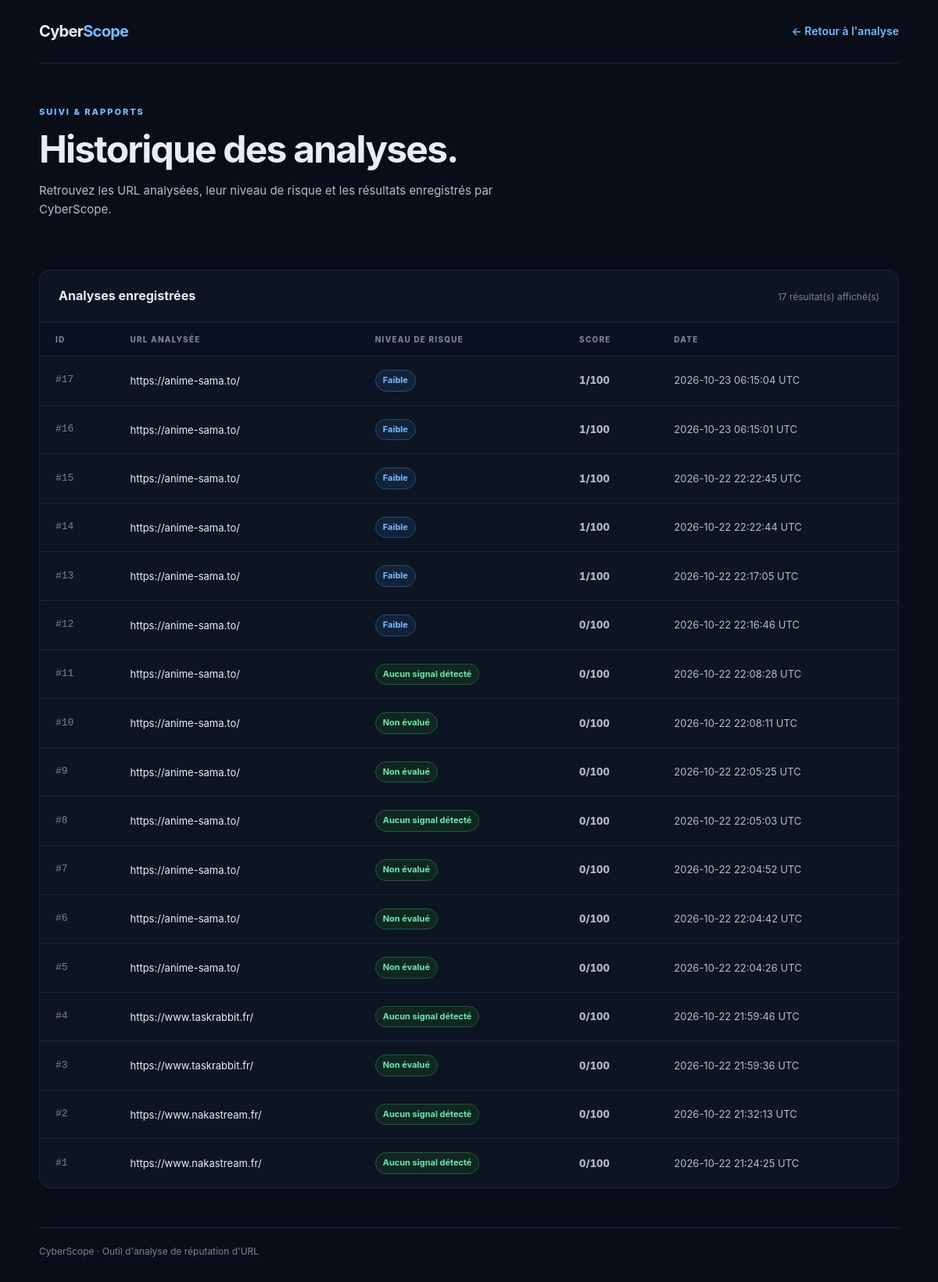
Before: /history with the older database file.
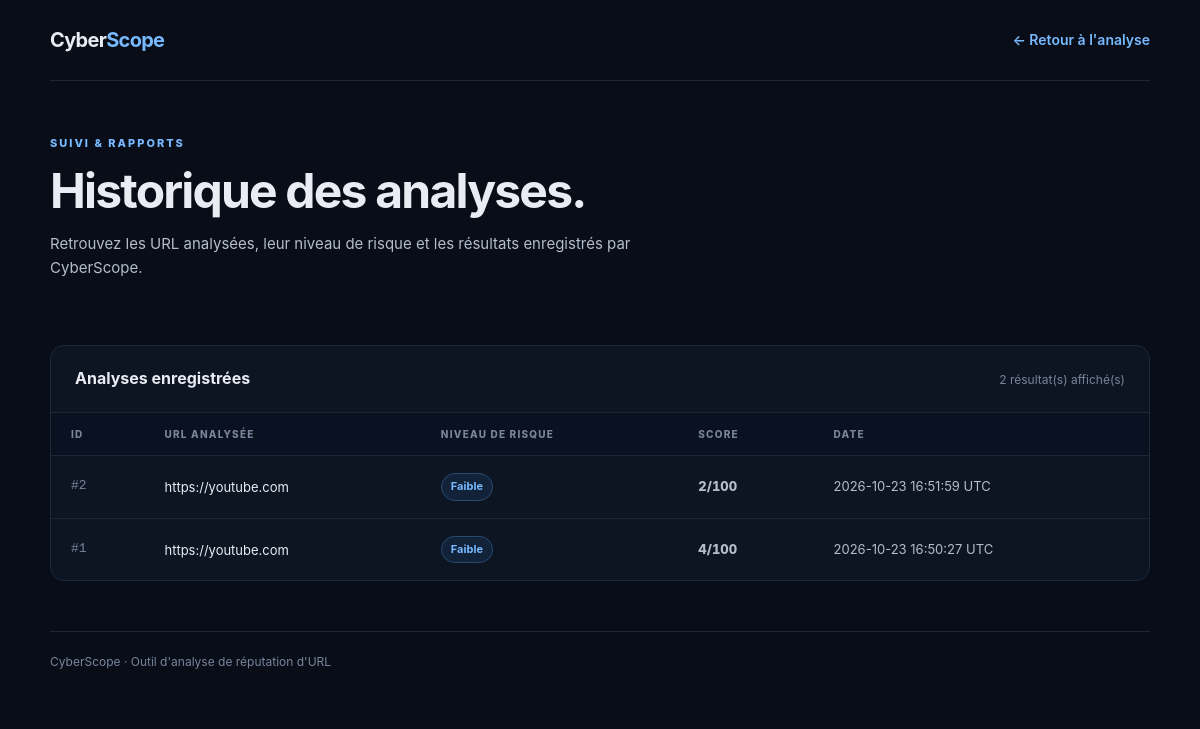
After: the same page with the newer database file.
### tables this page shows
CREATE TABLE analyses (
                id INTEGER PRIMARY KEY AUTOINCREMENT,
                url TEXT NOT NULL,
                created_at TEXT NOT NULL,
                risk_score INTEGER NOT NULL,
                risk_level TEXT NOT NULL,
                malicious INTEGER NOT NULL DEFAULT 0,
                suspicious INTEGER NOT NULL DEFAULT 0,
                harmless INTEGER NOT NULL DEFAULT 0,
                undetected INTEGER NOT NULL DEFAULT 0,
                risk_reasons TEXT NOT NULL DEFAULT '[]'
            );

### src/cyberscope/web.py (the view)
@app.get("/history", response_class=HTMLResponse)
def history(request: Request):
    analyses = get_recent_analyses(limit=100)
    return templates.TemplateResponse(
        request=request,
        name="history.html",
        context={"analyses": analyses},
    )

### src/cyberscope/templates/hIstory.html (shortened to what this page needs)
<!DOCTYPE html>
<html lang="fr">
<head>
</head>
<body>
    <div class="container">
        <header class="masthead">
            <a class="brand" href="/">Cyber<span>Scope</span></a>
            <a class="back-link" href="/">← Retour à l'analyse</a>
        </header>
        <main>
            <section class="intro">
                <div class="eyebrow">Suivi & rapports</div>
                <h1>Historique des analyses.</h1>
                <p class="subtitle">
                    Retrouvez les URL analysées, leur niveau de risque
                    et les résultats enregistrés par CyberScope.
                </p>
            </section>
            <section class="panel">
                <div class="panel-header">
                    <h2>Analyses enregistrées</h2>
                    <span class="count">
                        {{ analyses | length }} résultat(s) affiché(s)
                    </span>
                </div>
                {% if analyses %}
                <div class="table-wrapper">
                    <table>
                        <thead>
                            <tr>
                                <th>ID</th>
                                <th>URL analysée</th>
                                <th>Niveau de risque</th>
                                <th>Score</th>
                                <th>Date</th>
                            </tr>
                        </thead>
                        <tbody>
                            {% for analysis in analyses %}
                            {% set level = analysis.risk_level | lower %}
                            {% if level == "critique" %}
                                {% set risk_class = "risk-critical" %}
                            {% elif level == "élevé" or level == "eleve" %}
                                {% set risk_class = "risk-high" %}
                            {% elif level == "modéré" or level == "modere" %}
                                {% set risk_class = "risk-moderate" %}
                            {% elif level == "faible" %}
                                {% set risk_class = "risk-low" %}
                            {% else %}
                                {% set risk_class = "risk-safe" %}
                            {% endif %}
                            <tr>
                                <td class="id">#{{ analysis.id }}</td>
                                <td>
                                    <a
                                        class="url"
                                        href="/history/{{ analysis.id }}"
                                        title="{{ analysis.url }}"
                                    >
                                        {{ analysis.url }}
                                    </a>
                                </td>
                                <td>
                                    <span class="badge {{ risk_class }}">
                                        {{ analysis.risk_level }}
                                    </span>
                                </td>
                                <td class="score">
                                    {{ analysis.risk_score }}/100
                                </td>
                                <td>
                                    {{ analysis.created_at | replace("T", " ") | replace("+00:00", " UTC") }}
                                </td>
                            </tr>
                            {% endfor %}
                        </tbody>
                    </table>
                </div>
                {% endif %}
            </section>
        </main>
        <footer>
            CyberScope · Outil d'analyse de réputation d'URL
        </footer>
    </div>
</body>
</html>

### src/cyberscope/templates/hIstory.html (style rules this page uses)
:root { --bg: #080d18; --panel: #0d1422; --text: #e9edf3; --text-soft: #b4bdcb; --muted: #78859a; --line: #1c283a; --line-strong: #304057; --accent: #78baff; --green: #6ee7b7; --yellow: #fcd34d; --red: #fb7185; }
* { box-sizing: border-box; }
body { margin: 0; background: var(--bg); color: var(--text); font-family: Inter, -apple-system, BlinkMacSystemFont, "Segoe UI", sans-serif; line-height: 1.6; }
a { color: inherit; text-decoration: none; }
.container { width: min(1100px, calc(100% - 40px)); margin: 0 auto; }
.masthead { display: flex; justify-content: space-between; align-items: center; gap: 20px; padding: 24px 0; border-bottom: 1px solid var(--line); }
.brand { font-size: 20px; font-weight: 750; letter-spacing: -0.7px; }
.brand span { color: var(--accent); }
.back-link { color: var(--accent); font-size: 14px; font-weight: 600; }
.intro { padding: 54px 0 30px; }
.eyebrow { color: var(--accent); font-size: 11px; font-weight: 800; letter-spacing: 2px; text-transform: uppercase; }
h1 { margin: 12px 0; font-size: clamp(32px, 5vw, 48px); line-height: 1.1; letter-spacing: -1.8px; }
.subtitle { max-width: 620px; color: var(--text-soft); font-size: 15px; }
.panel { overflow: hidden; margin: 20px 0 50px; border: 1px solid var(--line); border-radius: 14px; background: var(--panel); }
.panel-header { display: flex; justify-content: space-between; align-items: center; gap: 15px; padding: 20px 24px; border-bottom: 1px solid var(--line); }
.panel-header h2 { margin: 0; font-size: 16px; font-weight: 700; }
.count { color: var(--muted); font-size: 12px; }
.table-wrapper { overflow-x: auto; }
table { width: 100%; border-collapse: collapse; text-align: left; white-space: nowrap; }
th { padding: 13px 20px; color: var(--muted); font-size: 10px; font-weight: 800; letter-spacing: 1.2px; text-transform: uppercase; background: #0a1120; }
td { padding: 17px 20px; border-top: 1px solid var(--line); color: var(--text-soft); font-size: 13px; }
tbody tr { transition: background 0.15s ease; }
.id { color: var(--muted); font-family: monospace; }
.url { display: inline-block; max-width: 330px; overflow: hidden; color: var(--text); text-overflow: ellipsis; vertical-align: middle; }
.score { font-weight: 800; font-variant-numeric: tabular-nums; }
.badge { display: inline-block; padding: 4px 9px; border: 1px solid var(--line-strong); border-radius: 20px; font-size: 11px; font-weight: 700; }
.risk-low { color: var(--accent); border-color: #294b70; background: #122238; }
footer { padding: 20px 0 30px; border-top: 1px solid var(--line); color: var(--muted); font-size: 12px; }

Changed rows visible on the page:
removed analyses: id "17", url "https://anime-sama.to/", risk_level "Faible", risk_score "1", created_at "2026-10-23 06:15:04 UTC"
removed analyses: id "16", url "https://anime-sama.to/", risk_level "Faible", risk_score "1", created_at "2026-10-23 06:15:01 UTC"
removed analyses: id "15", url "https://anime-sama.to/", risk_level "Faible", risk_score "1", created_at "2026-10-22 22:22:45 UTC"
removed analyses: id "14", url "https://anime-sama.to/", risk_level "Faible", risk_score "1", created_at "2026-10-22 22:22:44 UTC"
removed analyses: id "13", url "https://anime-sama.to/", risk_level "Faible", risk_score "1", created_at "2026-10-22 22:17:05 UTC"
removed analyses: id "12", url "https://anime-sama.to/", risk_level "Faible", risk_score "0", created_at "2026-10-22 22:16:46 UTC"
removed analyses: id "11", url "https://anime-sama.to/", risk_level "Aucun signal détecté", risk_score "0", created_at "2026-10-22 22:08:28 UTC"
removed analyses: id "10", url "https://anime-sama.to/", risk_level "Non évalué", risk_score "0", created_at "2026-10-22 22:08:11 UTC"
removed analyses: id "9", url "https://anime-sama.to/", risk_level "Non évalué", risk_score "0", created_at "2026-10-22 22:05:25 UTC"
removed analyses: id "8", url "https://anime-sama.to/", risk_level "Aucun signal détecté", risk_score "0", created_at "2026-10-22 22:05:03 UTC"
removed analyses: id "7", url "https://anime-sama.to/", risk_level "Non évalué", risk_score "0", created_at "2026-10-22 22:04:52 UTC"
removed analyses: id "6", url "https://anime-sama.to/", risk_level "Non évalué", risk_score "0", created_at "2026-10-22 22:04:42 UTC"
removed analyses: id "5", url "https://anime-sama.to/", risk_level "Non évalué", risk_score "0", created_at "2026-10-22 22:04:26 UTC"
removed analyses: id "4", url "https://www.taskrabbit.fr/", risk_level "Aucun signal détecté", risk_score "0", created_at "2026-10-22 21:59:46 UTC"
removed analyses: id "3", url "https://www.taskrabbit.fr/", risk_level "Non évalué", risk_score "0", created_at "2026-10-22 21:59:36 UTC"
changed analyses id 2: url "https://www.nakastream.fr/" → "https://youtube.com"; risk_level "Aucun signal détecté" → "Faible"; risk_score "0" → "2"; created_at "2026-10-22 21:32:13 UTC" → "2026-10-23 16:51:59 UTC"
changed analyses id 1: url "https://www.nakastream.fr/" → "https://youtube.com"; risk_level "Aucun signal détecté" → "Faible"; risk_score "0" → "4"; created_at "2026-10-22 21:24:25 UTC" → "2026-10-23 16:50:27 UTC"
Other visible differences:
{{ analyses | length }}: "17" → "2"
